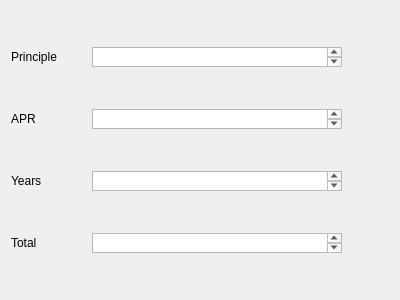
<?xml version="1.0" encoding="UTF-8"?>
<ui version="4.0">
 <class>Form</class>
 <widget class="QWidget" name="Form">
  <property name="geometry">
   <rect>
    <x>0</x>
    <y>0</y>
    <width>400</width>
    <height>300</height>
   </rect>
  </property>
  <property name="windowTitle">
   <string>Form</string>
  </property>
  <layout class="QFormLayout" name="formLayout">
   <item row="0" column="0">
    <widget class="QLabel" name="label">
     <property name="minimumSize">
      <size>
       <width>75</width>
       <height>20</height>
      </size>
     </property>
     <property name="maximumSize">
      <size>
       <width>75</width>
       <height>20</height>
      </size>
     </property>
     <property name="text">
      <string>Principle</string>
     </property>
    </widget>
   </item>
   <item row="0" column="1">
    <widget class="QTextBrowser" name="textBrowser">
     <property name="maximumSize">
      <size>
       <width>250</width>
       <height>20</height>
      </size>
     </property>
    </widget>
   </item>
   <item row="1" column="0">
    <widget class="QLabel" name="label_2">
     <property name="minimumSize">
      <size>
       <width>75</width>
       <height>20</height>
      </size>
     </property>
     <property name="maximumSize">
      <size>
       <width>75</width>
       <height>20</height>
      </size>
     </property>
     <property name="text">
      <string>APR</string>
     </property>
    </widget>
   </item>
   <item row="1" column="1">
    <widget class="QTextBrowser" name="textBrowser_2">
     <property name="maximumSize">
      <size>
       <width>250</width>
       <height>20</height>
      </size>
     </property>
    </widget>
   </item>
   <item row="2" column="0">
    <widget class="QLabel" name="label_3">
     <property name="minimumSize">
      <size>
       <width>75</width>
       <height>20</height>
      </size>
     </property>
     <property name="maximumSize">
      <size>
       <width>75</width>
       <height>20</height>
      </size>
     </property>
     <property name="text">
      <string>Years</string>
     </property>
    </widget>
   </item>
   <item row="2" column="1">
    <widget class="QTextBrowser" name="textBrowser_3">
     <property name="maximumSize">
      <size>
       <width>250</width>
       <height>20</height>
      </size>
     </property>
    </widget>
   </item>
   <item row="3" column="0">
    <widget class="QLabel" name="label_4">
     <property name="minimumSize">
      <size>
       <width>75</width>
       <height>20</height>
      </size>
     </property>
     <property name="maximumSize">
      <size>
       <width>75</width>
       <height>20</height>
      </size>
     </property>
     <property name="text">
      <string>Total</string>
     </property>
    </widget>
   </item>
   <item row="3" column="1">
    <widget class="QTextBrowser" name="textBrowser_4">
     <property name="maximumSize">
      <size>
       <width>250</width>
       <height>20</height>
      </size>
     </property>
    </widget>
   </item>
  </layout>
 </widget>
 <resources/>
 <connections/>
</ui>
